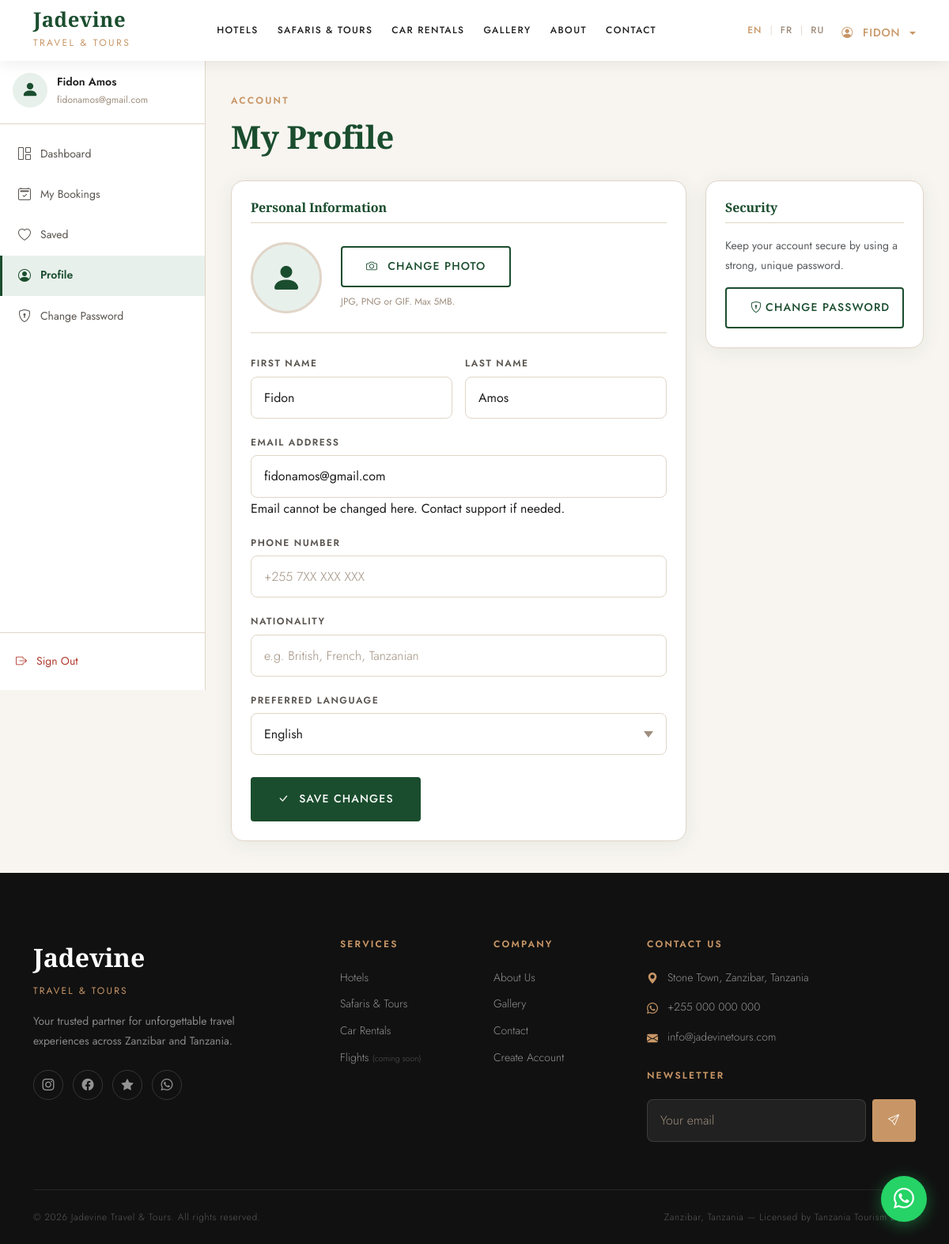
Page /accounts/profile/ (signed in) on the committed database.
### apps/accounts/models.py (models this page shows, shortened)
class CustomUser(AbstractUser):
    LANGUAGE_CHOICES = [
        ('en', 'English'),
        ('fr', 'Français'),
        ('ru', 'Русский'),
    ]
    phone = models.CharField(
        max_length=20,
        blank=True,
        null=True,
        verbose_name=_('Phone Number'),
    )
    nationality = models.CharField(
        max_length=100,
        blank=True,
        null=True,
        verbose_name=_('Nationality'),
    )
    preferred_language = models.CharField(
        max_length=5,
        choices=LANGUAGE_CHOICES,
        default='en',
        verbose_name=_('Preferred Language'),
    )
    profile_photo = models.ImageField(
        upload_to='profiles/',
        blank=True,
        null=True,
        verbose_name=_('Profile Photo'),
    )
    class Meta:
        verbose_name = _('User')
        verbose_name_plural = _('Users')
    @property
    def full_name(self):
        return f"{self.first_name} {self.last_name}".strip() or self.email

### apps/accounts/views.py (the view, shortened to what this page needs)
# urls.py: path('profile/', views.ProfileView.as_view(), name='profile'),
class ProfileView(LoginRequiredMixin, View):
    template_name = 'accounts/profile.html'
    login_url = '/accounts/login/'
    def get(self, request):
        form = ProfileUpdateForm(instance=request.user)
        return render(request, self.template_name, {'form': form})

### templates/accounts/profile.html (shortened to what this page needs)
{% extends "accounts/dashboard_base.html" %}
{% load i18n static %}
{% block extra_css %}
<link rel="stylesheet" href="{% static 'css/accounts/dashboard.css' %}">
{% endblock %}
{% block dashboard_content %}
<div class="dash-page-header jd-load-reveal" data-delay="1">
  <div>
    <p class="eyebrow">{% trans "Account" %}</p>
    <h1 class="dash-page-title">{% trans "My Profile" %}</h1>
  </div>
</div>
<div class="row g-4 jd-load-reveal" data-delay="3">
  <div class="col-lg-8">
    <div class="jd-card dash-detail-card">
      <h3 class="dash-detail-card-section-title mb-4">{% trans "Personal Information" %}</h3>
      <form method="post" enctype="multipart/form-data" action="{% url 'accounts:profile' %}" class="auth-form" id="profileForm">
        <div class="profile-photo-row">
          <div class="profile-photo-preview" id="photoPreview">
            {% if user.profile_photo %}
              <img src="{{ user.profile_photo.url }}" alt="{{ user.full_name }}" id="photoImg">
            {% else %}
              <div class="profile-photo-placeholder" id="photoPlaceholder">
                <i class="bi bi-person-fill"></i>
              </div>
            {% endif %}
          </div>
          <div class="profile-photo-actions">
            <label for="id_profile_photo" class="btn-outline-jd profile-photo-upload-btn">
              <i class="bi bi-camera me-1"></i>{% trans "Change Photo" %}
            </label>
            <p class="profile-photo-hint">{% trans "JPG, PNG or GIF. Max 5MB." %}</p>
          </div>
        </div>
        <div class="row g-3">
          <div class="col-sm-6">
            <div class="jd-form-group">
              <label class="jd-label" for="{{ form.first_name.id_for_label }}">
                {{ form.first_name.label }}
              </label>
              {{ form.first_name }}
            </div>
          </div>
          <div class="col-sm-6">
            <div class="jd-form-group">
              <label class="jd-label" for="{{ form.last_name.id_for_label }}">
                {{ form.last_name.label }}
              </label>
              {{ form.last_name }}
            </div>
          </div>
        </div>
        <div class="jd-form-group">
          <label class="jd-label">{% trans "Email Address" %}</label>
          <div class="jd-input jd-input-readonly">{{ user.email }}</div>
          <span class="jd-field-hint">{% trans "Email cannot be changed here. Contact support if needed." %}</span>
        </div>
        <div class="jd-form-group">
          <label class="jd-label" for="{{ form.phone.id_for_label }}">{{ form.phone.label }}</label>
          {{ form.phone }}
        </div>
        <div class="jd-form-group">
          <label class="jd-label" for="{{ form.nationality.id_for_label }}">{{ form.nationality.label }}</label>
          {{ form.nationality }}
        </div>
        <div class="jd-form-group">
          <label class="jd-label" for="{{ form.preferred_language.id_for_label }}">{{ form.preferred_language.label }}</label>
          {{ form.preferred_language }}
        </div>
        <button type="submit" class="btn-primary-jd mt-2">
          <i class="bi bi-check-lg me-1"></i>{% trans "Save Changes" %}
        </button>
      </form>
    </div>
  </div>
  <div class="col-lg-4">
    <div class="jd-card dash-detail-card">
      <h3 class="dash-detail-card-section-title">{% trans "Security" %}</h3>
      <p class="text-muted small mb-3">{% trans "Keep your account secure by using a strong, unique password." %}</p>
      <a href="{% url 'account_change_password' %}" class="btn-outline-jd w-100 text-center d-block">
        <i class="bi bi-shield-lock me-1"></i>{% trans "Change Password" %}
      </a>
    </div>
  </div>
</div>
{% endblock %}

### templates/base.html (shortened to what this page needs)
{% load static i18n %}
<!DOCTYPE html>
<html lang="{{ LANGUAGE_CODE }}" {% if LANGUAGE_CODE == 'ar' %}dir="rtl"{% endif %}>
<head>
  <link href="https://cdn.jsdelivr.net/npm/bootstrap@5.3.3/dist/css/bootstrap.min.css" rel="stylesheet" />
  <link href="https://cdn.jsdelivr.net/npm/bootstrap-icons@1.11.3/font/bootstrap-icons.min.css" rel="stylesheet" />
  <link rel="stylesheet" href="{% static 'css/main.css' %}" />
  {% block extra_css %}{% endblock %}
</head>
<body class="{% block body_class %}{% endblock %}">
  <nav class="jd-navbar {% block navbar_class %}navbar-transparent{% endblock %}">
    <div class="container">
      <div class="d-flex align-items-center justify-content-between">
        <a href="{% url 'core:home' %}" class="text-decoration-none">
          <span class="navbar-brand-text">Jadevine</span>
          <span class="navbar-brand-sub">{% trans "Travel & Tours" %}</span>
        </a>
        <div class="d-none d-lg-flex align-items-center gap-4">
          <a href="{% url 'hotels:list' %}" class="jd-nav-link">{% trans "Hotels" %}</a>
          <a href="{% url 'tours:list' %}" class="jd-nav-link">{% trans "Safaris & Tours" %}</a>
          <a href="{% url 'cars:list' %}" class="jd-nav-link">{% trans "Car Rentals" %}</a>
          <a href="{% url 'gallery:gallery' %}" class="jd-nav-link">{% trans "Gallery" %}</a>
          <a href="{% url 'core:about' %}" class="jd-nav-link">{% trans "About" %}</a>
          <a href="{% url 'contact:contact' %}" class="jd-nav-link">{% trans "Contact" %}</a>
        </div>
        <div class="d-none d-lg-flex align-items-center gap-3">
          <div class="jd-lang-switcher">
            <button class="jd-lang-btn {% if LANGUAGE_CODE == 'en' %}active{% endif %}" data-lang="en">EN</button>
            <span class="jd-lang-separator">|</span>
            <button class="jd-lang-btn {% if LANGUAGE_CODE == 'fr' %}active{% endif %}" data-lang="fr">FR</button>
            <span class="jd-lang-separator">|</span>
            <button class="jd-lang-btn {% if LANGUAGE_CODE == 'ru' %}active{% endif %}" data-lang="ru">RU</button>
          </div>
          {% if user.is_authenticated %}
            <div class="dropdown">
              <button class="btn-ghost-jd dropdown-toggle border-0 pb-0" type="button" data-bs-toggle="dropdown">
                <i class="bi bi-person-circle me-1"></i>
                {{ user.first_name|default:user.email }}
              </button>
            </div>
          {% else %}
            <a href="{% url 'account_login' %}" class="jd-nav-link">{% trans "Sign In" %}</a>
            <a href="{% url 'account_signup' %}" class="btn-accent-jd" style="padding: 10px 22px; font-size: 0.7rem;">{% trans "Register" %}</a>
          {% endif %}
        </div>
      </div>
    </div>
  </nav>
  <main>
    {% block content %}{% endblock %}
  </main>
  <footer class="jd-footer">
    <div class="container">
      <div class="row g-5">
        <div class="col-lg-4 col-md-6">
          <div class="jd-footer-brand">Jadevine</div>
          <div class="jd-footer-brand-sub">{% trans "Travel & Tours" %}</div>
          <p class="jd-footer-desc">
            {% trans "Your trusted partner for unforgettable travel experiences across Zanzibar and Tanzania." %}
          </p>
          <div class="jd-footer-social">
            <a href="#" class="jd-footer-social-link" aria-label="Instagram"><i class="bi bi-instagram"></i></a>
            <a href="#" class="jd-footer-social-link" aria-label="Facebook"><i class="bi bi-facebook"></i></a>
            <a href="#" class="jd-footer-social-link" aria-label="TripAdvisor"><i class="bi bi-star-fill"></i></a>
            <a href="#" class="jd-footer-social-link" aria-label="WhatsApp"><i class="bi bi-whatsapp"></i></a>
          </div>
        </div>
        <div class="col-lg-2 col-md-6 col-6">
          <div class="jd-footer-heading">{% trans "Services" %}</div>
          <nav class="jd-footer-links">
            <a href="{% url 'hotels:list' %}" class="jd-footer-link">{% trans "Hotels" %}</a>
            <a href="{% url 'tours:list' %}" class="jd-footer-link">{% trans "Safaris & Tours" %}</a>
            <a href="{% url 'cars:list' %}" class="jd-footer-link">{% trans "Car Rentals" %}</a>
            <a href="#" class="jd-footer-link">{% trans "Flights" %} <span style="font-size:0.65rem;opacity:0.5;">({% trans "coming soon" %})</span></a>
          </nav>
        </div>
        <div class="col-lg-2 col-md-6 col-6">
          <div class="jd-footer-heading">{% trans "Company" %}</div>
          <nav class="jd-footer-links">
            <a href="{% url 'core:about' %}" class="jd-footer-link">{% trans "About Us" %}</a>
            <a href="{% url 'gallery:gallery' %}" class="jd-footer-link">{% trans "Gallery" %}</a>
            <a href="{% url 'contact:contact' %}" class="jd-footer-link">{% trans "Contact" %}</a>
            <a href="{% url 'account_signup' %}" class="jd-footer-link">{% trans "Create Account" %}</a>
          </nav>
        </div>
        <div class="col-lg-4 col-md-6">
          <div class="jd-footer-heading">{% trans "Contact Us" %}</div>
          <div class="jd-footer-contact-item">
            <i class="bi bi-geo-alt-fill"></i>
            <span>{% trans "Stone Town, Zanzibar, Tanzania" %}</span>
          </div>
          <div class="jd-footer-contact-item">
            <i class="bi bi-whatsapp"></i>
            <a href="https://wa.me/255000000000" class="jd-footer-link">+255 000 000 000</a>
          </div>
          <div class="jd-footer-contact-item">
            <i class="bi bi-envelope-fill"></i>
            <a href="mailto:info@jadevinetours.com" class="jd-footer-link">info@jadevinetours.com</a>
          </div>
          <div class="mt-4">
            <div class="jd-footer-heading">{% trans "Newsletter" %}</div>
            <form class="jd-newsletter-form d-flex gap-2">
              <input type="email" class="jd-input" placeholder="{% trans 'Your email' %}" style="background:rgba(255,255,255,0.07);border-color:rgba(255,255,255,0.12);color:var(--color-white);" required />
              <button type="submit" class="btn-accent-jd flex-shrink-0" style="padding:12px 18px;">
                <i class="bi bi-send"></i>
              </button>
            </form>
          </div>
        </div>
      </div>
      <div class="jd-footer-bottom">
        <span class="jd-footer-copy">
          &copy; {% now "Y" %} Jadevine Travel &amp; Tours. {% trans "All rights reserved." %}
        </span>
        <span class="jd-footer-copy">
          {% trans "Zanzibar, Tanzania" %} &mdash; {% trans "Licensed by Tanzania Tourism Board" %}
        </span>
      </div>
    </div>
  </footer>
  <a href="https://wa.me/255713529019?text=Hello%2C%20I%27d%20like%20to%20book%20a%20tour"
     class="jd-whatsapp-btn"
     target="_blank"
     rel="noopener noreferrer"
     aria-label="Chat on WhatsApp">
    <i class="bi bi-whatsapp"></i>
  </a>
</body>
</html>

### templates/accounts/includes/dashboard_sidebar.html (shortened to what this page needs)
{% load i18n static %}
<aside class="dashboard-sidebar" id="dashboardSidebar">
  <div class="sidebar-header">
    <div class="sidebar-user-avatar">
      {% if user.profile_photo %}
        <img src="{{ user.profile_photo.url }}" alt="{{ user.full_name }}" class="sidebar-avatar-img">
      {% else %}
        <div class="sidebar-avatar-placeholder">
          <i class="bi bi-person-fill"></i>
        </div>
      {% endif %}
    </div>
    <div class="sidebar-user-info">
      <span class="sidebar-user-name">{{ user.full_name|truncatechars:20 }}</span>
      <span class="sidebar-user-email">{{ user.email|truncatechars:24 }}</span>
    </div>
  </div>
  <nav class="sidebar-nav">
    <a href="{% url 'accounts:dashboard' %}"
       class="sidebar-nav-item {% if request.resolver_match.url_name == 'dashboard' %}active{% endif %}">
      <i class="bi bi-grid-1x2"></i>
      <span>{% trans "Dashboard" %}</span>
    </a>
    <a href="{% url 'accounts:booking_history' %}"
       class="sidebar-nav-item {% if 'booking' in request.resolver_match.url_name %}active{% endif %}">
      <i class="bi bi-calendar2-check"></i>
      <span>{% trans "My Bookings" %}</span>
    </a>
    <a href="{% url 'accounts:favourites' %}"
       class="sidebar-nav-item {% if request.resolver_match.url_name == 'favourites' %}active{% endif %}">
      <i class="bi bi-heart"></i>
      <span>{% trans "Saved" %}</span>
    </a>
    <a href="{% url 'accounts:profile' %}"
       class="sidebar-nav-item {% if request.resolver_match.url_name == 'profile' %}active{% endif %}">
      <i class="bi bi-person-circle"></i>
      <span>{% trans "Profile" %}</span>
    </a>
    <a href="{% url 'account_change_password' %}"
       class="sidebar-nav-item">
      <i class="bi bi-shield-lock"></i>
      <span>{% trans "Change Password" %}</span>
    </a>
  </nav>
  <div class="sidebar-footer">
    <a href="{% url 'account_logout' %}" class="sidebar-logout-btn">
      <i class="bi bi-box-arrow-right"></i>
      <span>{% trans "Sign Out" %}</span>
    </a>
  </div>
</aside>

### rows in the picture
CustomUser: first_name "FIDON", full_name "Fidon Amos", email "fidonamos@gmail.com", first_name "Fidon", last_name "Amos", preferred_language "English"
